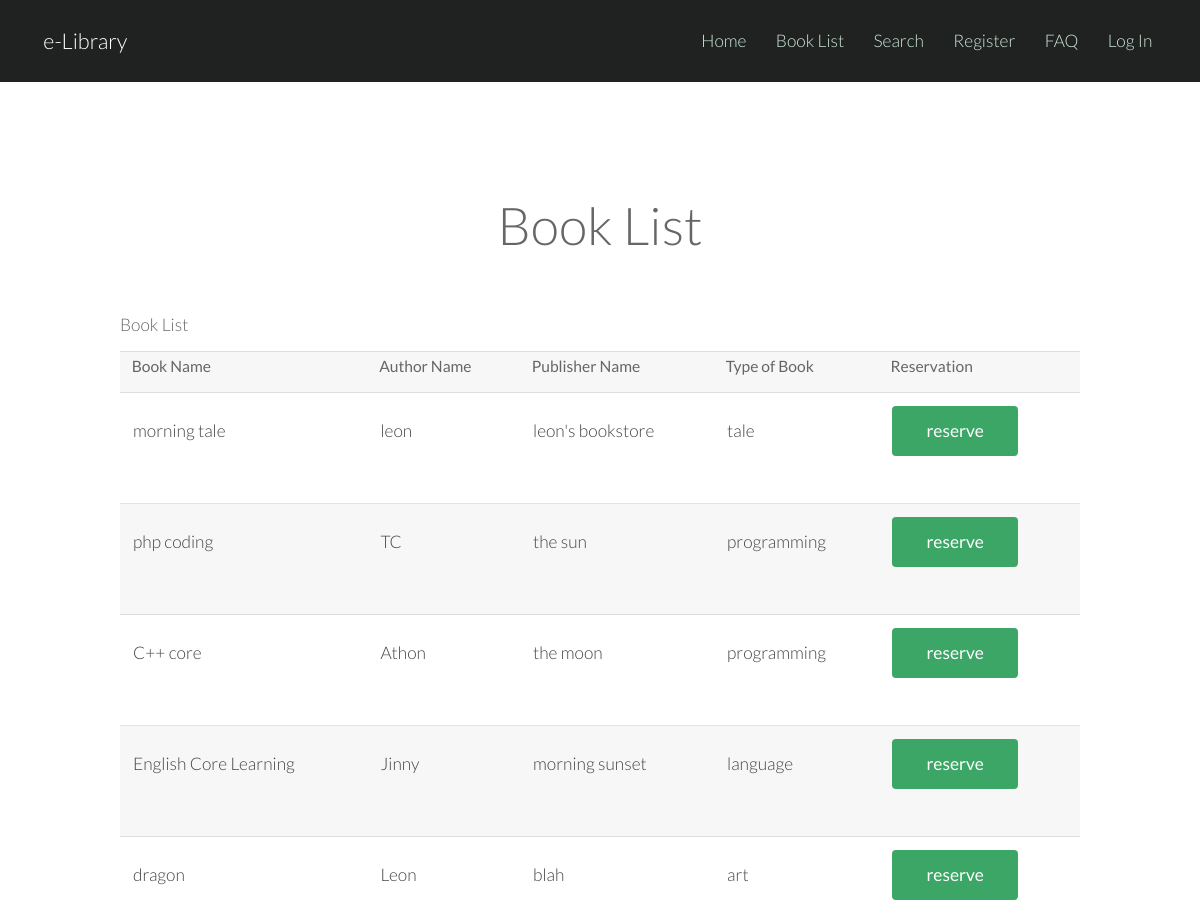
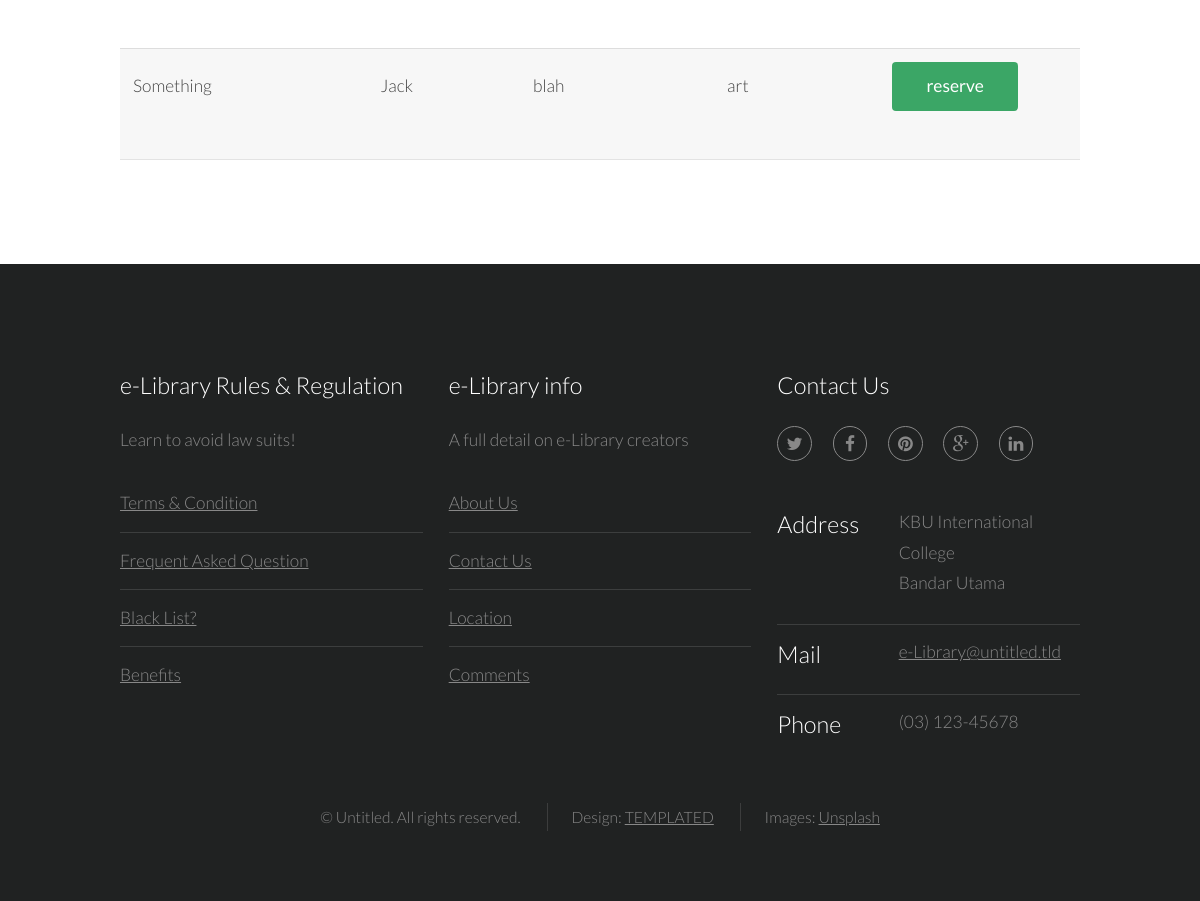
/booklist.php, run on the app's committed database (2 pictures, top to bottom).
### tables this page shows
CREATE TABLE IF NOT EXISTS `book` (
  `BookID` varchar(30) NOT NULL DEFAULT '',
  `BookName` varchar(50) NOT NULL,
  `AuthorName` varchar(30) NOT NULL,
  `PublisherName` varchar(50) NOT NULL,
  `Cost` varchar(30) NOT NULL,
  `NoAvailable` int(11) NOT NULL,
  `Type` varchar(20) NOT NULL
);

### booklist.php (the view, shortened to what this page needs)
<?php include ('header.php') ?>
			<section id="main" class="wrapper">
				<div class="container">
					<header class="major">
						<h2>Book List</h2>
					</header>
<?php
				if($_SESSION['Position']=='Admin'){
					$subtitle="Edit/Delete";
				}
				else{
					$subtitle="Reservation";
				}
	$userid=$_SESSION['UserID'];
	$subuser=substr($userid,0,3);
	$subuserid=substr($userid,3);
?>
		<h1>Book List</h1>
		<table>
			<tr><th>Book Name</th> <th>Author Name</th> <th>Publisher Name</th> <th>Type of Book</th> <th><?php echo $subtitle?></th></tr>
			<?php
				if(!isset($_SESSION['UserID'])||$subuserid<1000){
					$path="logout.php";
				}else{
					$uid=$userid;
					$path="reservelist.php?uid=$userid";
				}
				if($subuser=='SID'){
					$userdata=mysql_query("select * from student where StudentID='$userid'");
					$usernumrow=mysql_num_rows($userdata);
					while($displaydata=mysql_fetch_assoc($userdata)){
						$blacklist=$displaydata['Blacklist'];
					}
				}
				elseif($subuser=='TID'){
					$userdata=mysql_query("select * from teacher where TeacherID='$userid'");
					$usernumrow=mysql_num_rows($userdata);
					while($displaydata=mysql_fetch_assoc($userdata)){
						$blacklist=$displaydata['Blacklist'];
					}
				}
				else{
					$blacklist="No";
				}
				$bookdata=mysql_query("select * from book");
				while($displaybook=mysql_fetch_assoc($bookdata)){
					$bookid=$displaybook['BookID'];
					?>
						<tr>
							<td><?php echo $displaybook['BookName'];?><br/></td>
							<td><?php echo $displaybook['AuthorName'];?><br/></td>
							<td><?php echo $displaybook['PublisherName'];?><br/></td>
							<td><?php echo $displaybook['Type'];?><br/></td>
							<?php
							if($_SESSION['Position']!='Admin' && $blacklist=='No'){
							?>
							<td><form method="post" action="<?php echo $path;?>">
								<input type="submit" name="reserve" id="<?php $bookid;?>" value="reserve"/>
								<?php
							}
								?>
								</form></td>
						</tr>
					<?php
				}
			?>
		</table>
				</div>
			</section>
<?php include ('footer.php') ?>

### css/style.css (style rules this page uses)
body { background: #fff; }
body, input, select, textarea { color: #444; font-family: "Lato", Helvetica, sans-serif; font-size: 15pt; font-weight: 300; line-height: 1.65em; }
h1, h2, h3, h4, h5, h6 { color: #666; font-weight: 300; line-height: 1em; margin: 0 0 1em 0; }
h2 { font-size: 1.75em; line-height: 1.5em; }
header.major { text-align: center; margin-bottom: 3em; }
header.major h2 { font-size: 3em; }
form { margin: 0 0 2em 0; }
table { margin: 0 0 2em 0; width: 100%; }
table tbody tr { border: solid 1px rgba(144, 144, 144, 0.25); border-left: 0; border-right: 0; }
table tbody tr:nth-child(2n + 1) { background-color: rgba(144, 144, 144, 0.075); }
table td { padding: 0.75em 0.75em; }
table th { color: #666; font-size: 0.9em; font-weight: 400; padding: 0 0.75em 0.75em 0.75em; text-align: left; }
input[type="submit"], input[type="reset"], input[type="button"], .button { -moz-appearance: none; -webkit-appearance: none; -o-appearance: none; -ms-appearance: none; appearance: none; -moz-transition: background-color 0.2s ease-in-out, color 0.2s ease-in-out; -webkit-transition: background-color 0.2s ease-in-out, color 0.2s ease-in-out; -o-transition: background-color 0.2s ease-in-out, color 0.2s ease-in-out; -ms-transition: background-color 0.2s ease-in-out, color 0.2s ease-in-out; transition: background-color 0.2s ease-in-out, color 0.2s ease-in-out; background-color: #3ba666; border-radius: 4px; border: 0; color: #ffffff !important; cursor: pointer; display: inline-block; font-weight: 400; height: 2.85em; line-height: 2.8em; padding: 0 2em; text-align: center; text-decoration: none; white-space: nowrap; }
.wrapper { padding: 6em 0em 4em; }

### css/style-xlarge.css (style rules this page uses)
body, input, select, textarea { font-size: 13pt; }

### css/style-large.css (style rules this page uses)
body, input, select, textarea { font-size: 13pt; }

### data on the page
book: BookName "morning tale", AuthorName "leon", PublisherName "leon's bookstore", Type "tale"
book: BookName "php coding", AuthorName "TC", PublisherName "the sun", Type "programming"
book: BookName "C++ core", AuthorName "Athon", PublisherName "the moon", Type "programming"
book: BookName "English Core Learning", AuthorName "Jinny", PublisherName "morning sunset", Type "language"
book: BookName "dragon", AuthorName "Leon", PublisherName "blah", Type "art"
book: BookName "Something", AuthorName "Jack", PublisherName "blah", Type "art"

### other printed values
$subtitle "Reservation"
